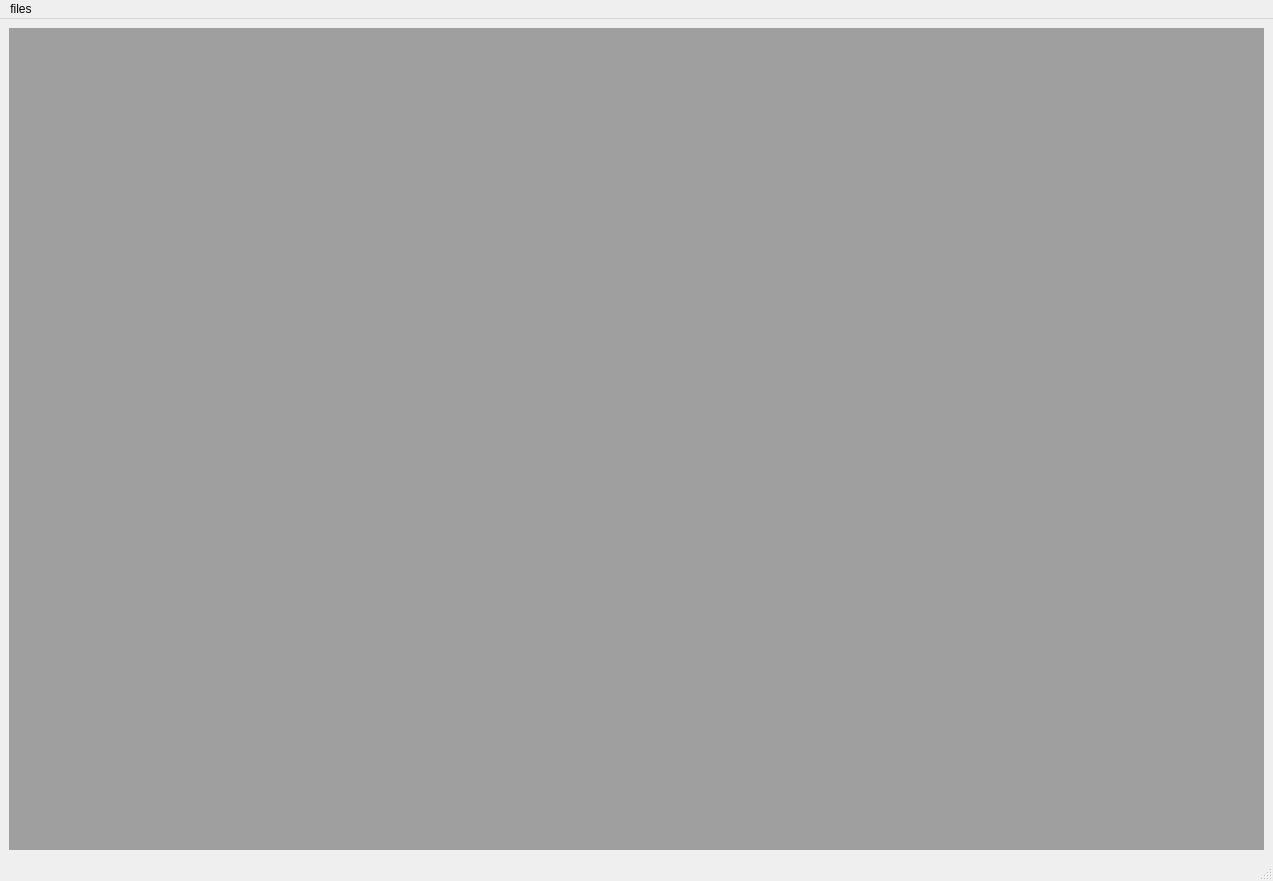
<?xml version="1.0" encoding="UTF-8"?>
<ui version="4.0">
 <class>CoreWindow</class>
 <widget class="QMainWindow" name="CoreWindow">
  <property name="geometry">
   <rect>
    <x>0</x>
    <y>0</y>
    <width>1273</width>
    <height>881</height>
   </rect>
  </property>
  <property name="windowTitle">
   <string>CoreWindow</string>
  </property>
  <widget class="QWidget" name="centralwidget">
   <layout class="QGridLayout" name="gridLayout_2">
    <item row="0" column="0">
     <layout class="QGridLayout" name="gridLayout">
      <item row="0" column="0">
       <widget class="QMdiArea" name="mdiArea"/>
      </item>
     </layout>
    </item>
   </layout>
  </widget>
  <widget class="QMenuBar" name="menubar">
   <property name="geometry">
    <rect>
     <x>0</x>
     <y>0</y>
     <width>1273</width>
     <height>26</height>
    </rect>
   </property>
   <widget class="QMenu" name="menufiles">
    <property name="title">
     <string>files</string>
    </property>
    <addaction name="actionstart"/>
    <addaction name="actioncascade"/>
    <addaction name="actiontiled"/>
   </widget>
   <addaction name="menufiles"/>
  </widget>
  <widget class="QStatusBar" name="statusbar"/>
  <action name="actionstart">
   <property name="text">
    <string>Start </string>
   </property>
  </action>
  <action name="actioncascade">
   <property name="text">
    <string>cascade</string>
   </property>
  </action>
  <action name="actiontiled">
   <property name="text">
    <string>tiled</string>
   </property>
  </action>
 </widget>
 <resources/>
 <connections/>
</ui>
